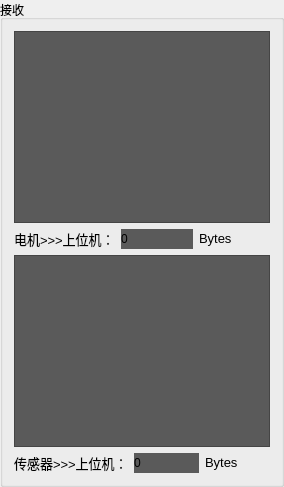
           <widget class="QGroupBox" name="groupBox_4">
            <property name="sizePolicy">
             <sizepolicy hsizetype="Preferred" vsizetype="Expanding">
              <horstretch>0</horstretch>
              <verstretch>0</verstretch>
             </sizepolicy>
            </property>
            <property name="title">
             <string>接收</string>
            </property>
            <layout class="QVBoxLayout" name="verticalLayout_4">
             <item>
              <widget class="QTextBrowser" name="receivedMotorMessageTextBrowser">
               <property name="sizePolicy">
                <sizepolicy hsizetype="Expanding" vsizetype="Preferred">
                 <horstretch>0</horstretch>
                 <verstretch>0</verstretch>
                </sizepolicy>
               </property>
               <property name="styleSheet">
                <string notr="true">background-color: rgb(90, 90, 90)</string>
               </property>
              </widget>
             </item>
             <item>
              <layout class="QHBoxLayout" name="horizontalLayout_7">
               <item>
                <widget class="QLabel" name="label_9">
                 <property name="text">
                  <string>&lt;html&gt;&lt;head/&gt;&lt;body&gt;&lt;p&gt;&lt;span style=&quot; font-size:10pt;&quot;&gt;电机&amp;gt;&amp;gt;&amp;gt;上位机：&lt;/span&gt;&lt;/p&gt;&lt;/body&gt;&lt;/html&gt;</string>
                 </property>
                </widget>
               </item>
               <item>
                <widget class="QLabel" name="motorToUserMessageBrowser">
                 <property name="styleSheet">
                  <string notr="true">background-color: rgb(90, 90, 90)</string>
                 </property>
                 <property name="text">
                  <string>&lt;html&gt;&lt;head/&gt;&lt;body&gt;&lt;p&gt;0&lt;/p&gt;&lt;/body&gt;&lt;/html&gt;</string>
                 </property>
                </widget>
               </item>
               <item>
                <widget class="QLabel" name="label_6">
                 <property name="text">
                  <string>&lt;html&gt;&lt;head/&gt;&lt;body&gt;&lt;p&gt;&lt;span style=&quot; font-size:10pt;&quot;&gt;Bytes&lt;/span&gt;&lt;/p&gt;&lt;/body&gt;&lt;/html&gt;</string>
                 </property>
                </widget>
               </item>
              </layout>
             </item>
             <item>
              <widget class="QTextBrowser" name="receivedSensorMessageTextBrowser">
               <property name="sizePolicy">
                <sizepolicy hsizetype="Expanding" vsizetype="Preferred">
                 <horstretch>0</horstretch>
                 <verstretch>0</verstretch>
                </sizepolicy>
               </property>
               <property name="styleSheet">
                <string notr="true">background-color: rgb(90, 90, 90)</string>
               </property>
              </widget>
             </item>
             <item>
              <layout class="QHBoxLayout" name="horizontalLayout_6">
               <item>
                <widget class="QLabel" name="label_8">
                 <property name="text">
                  <string>&lt;html&gt;&lt;head/&gt;&lt;body&gt;&lt;p&gt;&lt;span style=&quot; font-size:10pt;&quot;&gt;传感器&amp;gt;&amp;gt;&amp;gt;上位机：&lt;/span&gt;&lt;/p&gt;&lt;/body&gt;&lt;/html&gt;</string>
                 </property>
                </widget>
               </item>
               <item>
                <widget class="QLabel" name="sensorToUserMessageBrowser">
                 <property name="styleSheet">
                  <string notr="true">background-color: rgb(90, 90, 90)</string>
                 </property>
                 <property name="text">
                  <string>&lt;html&gt;&lt;head/&gt;&lt;body&gt;&lt;p&gt;0&lt;/p&gt;&lt;/body&gt;&lt;/html&gt;</string>
                 </property>
                </widget>
               </item>
               <item>
                <widget class="QLabel" name="label_5">
                 <property name="text">
                  <string>&lt;html&gt;&lt;head/&gt;&lt;body&gt;&lt;p&gt;&lt;span style=&quot; font-size:10pt;&quot;&gt;Bytes&lt;/span&gt;&lt;/p&gt;&lt;/body&gt;&lt;/html&gt;</string>
                 </property>
                </widget>
               </item>
              </layout>
             </item>
            </layout>
           </widget>
